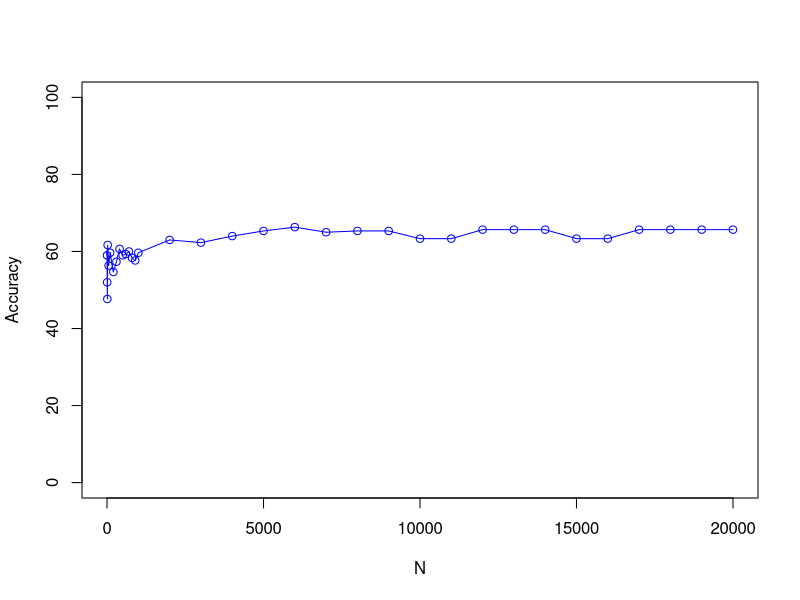

Here is the R script that generated this plot:
 x <- c(1, 5, 10, 20, 50, 100, 200, 300, 400, 500, 600, 700, 800, 900, 1000, 2000, 3000, 4000, 5000, 6000, 7000, 8000, 9000, 10000, 11000, 12000, 13000, 14000, 15000, 16000, 17000, 18000, 19000, 20000)
 y <- c(59.00,52,47.67,61.67,56.33,59.67,54.67,57.33,60.67,59,59.33,60,58.33,57.67,59.67,63,62.3,64,65.33,66.33,65,65.33,65.33,63.33,63.33,65.67,65.67,65.67,63.33,63.33,65.67,65.67,65.67,65.67)
plot(x, y, type='o', pch=1, col="blue", xlab="N", ylab="Accuracy", ylim=c(0, 100), xlim=c(0,20000))